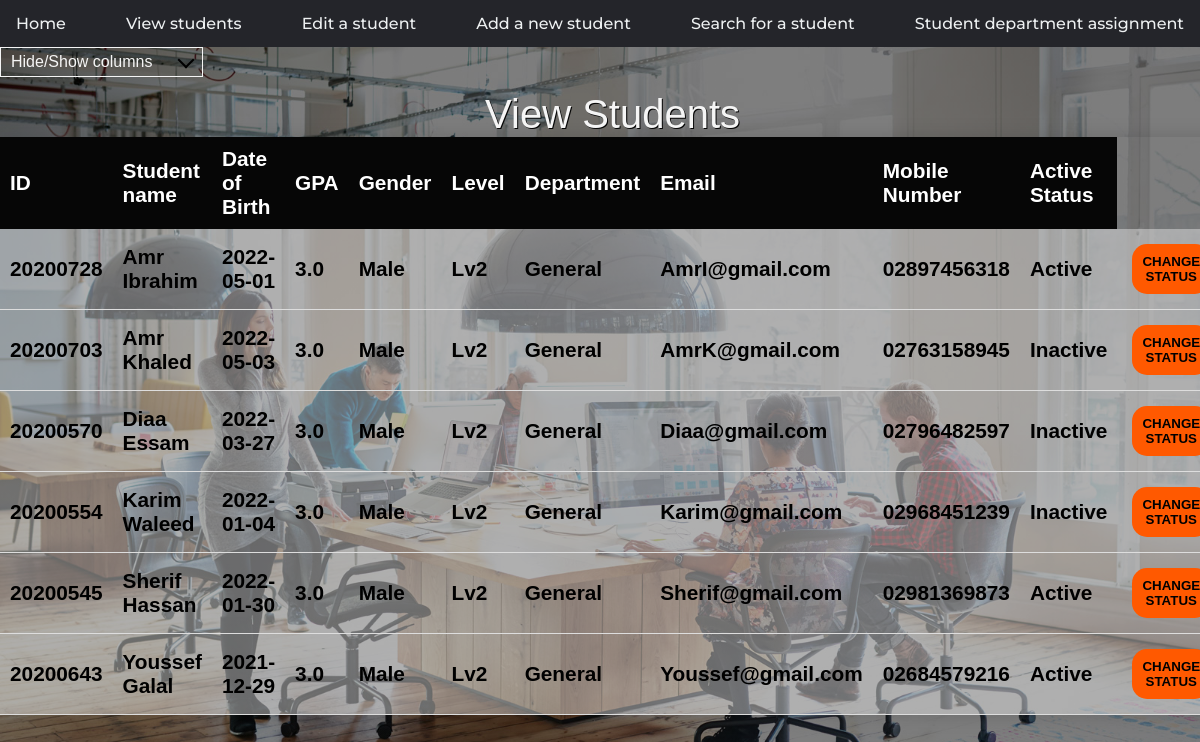
The page /view-students.html on the database as committed earlier.
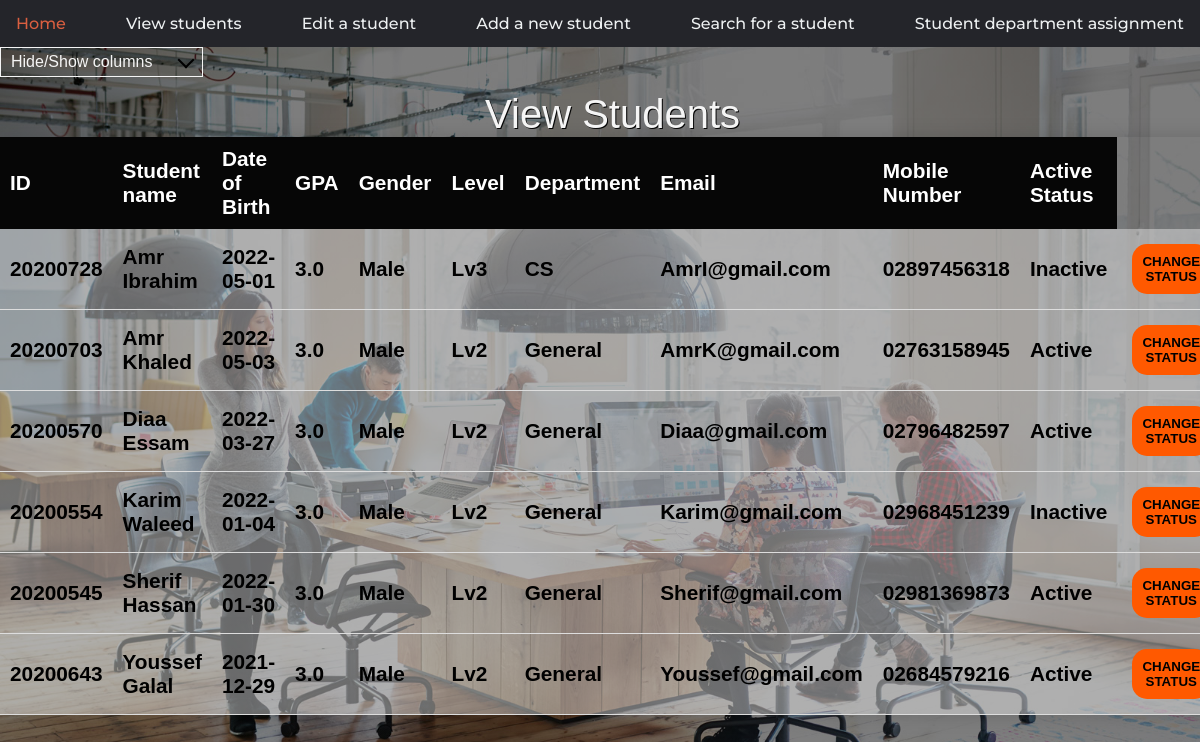
The same page on the database as committed later.
### sap/models.py (models this page shows)
class informations(models.Model):
    name = models.CharField(max_length=500, default='')
    studID = models.DecimalField(max_digits=99999999,
                                 blank=True, default=None, decimal_places=0)
    date = models.CharField(max_length=500, default='')
    gpa = models.FloatField(blank=True, null=True,
                            default=None)
    gender = models.CharField(max_length=500, default='')
    level = models.CharField(max_length=500, default='')
    department = models.CharField(max_length=500, default='')
    email = models.CharField(max_length=500, default='')
    mobile = models.CharField(max_length=500, default='')
    status = models.CharField(max_length=500, default='')

### sap/views.py (the view, shortened to what this page needs)
# urls.py: path('view-students.html', views.change_status, name='change'),
def change_status(request):
    inform = informations.objects.all()
    return render(request, 'view-students.html', {'inform': inform})

### templates/view-students.html (shortened to what this page needs)
{% load static %}
<!DOCTYPE html>
<html lang="en">
  <head>
    <link rel="stylesheet" href="{% static 'assets/CSS/styles.css'%}" />
    <link rel="stylesheet" href="{% static 'assets/CSS/view students.css'%}" />
  </head>
  <body id="view-students">
    <nav>
      <ul>
        <li>
          <a href="index.html" name="index"> Home </a>
        </li>
        <li>
          <a href="view-students.html" name="view-students"> View students </a>
        </li>
        <li>
          <a href="edit-student-data.html" name="edit-student-data"> Edit a student </a>
        </li>
        <li>
          <a href="add-student.html" name="add-student"> Add a new student </a>
        </li>
        <li>
          <a href="search-student.html" name="search-student"> Search for a student </a>
        </li>
        <li>
          <a href="student-department-assignment.html" name="student-department-assignment">
            Student department assignment
          </a>
        </li>
      </ul>
    </nav>
    <div id="filter" class="dropdown-check-list" tabindex="100">
      <span class="anchor">Hide/Show columns</span>
    </div>
    <form action="{% url 'change' %}" method="post">
    <table class="contentTable">
      <caption>
        View Students
      </caption>
      <thead>
        <tr id="row1">
          <th class="col1">ID</th>
          <th class="col2">Student name</th>
          <th class="col3">Date of Birth</th>
          <th class="col4">GPA</th>
          <th class="col5">Gender</th>
          <th class="col6">Level</th>
          <th class="col7">Department</th>
          <th class="col8">Email</th>
          <th class="col9">Mobile Number</th>
          <th class="col10">Active Status</th>
        </tr>
      </thead>
      <tbody id="content">
        {% for i in inform %}
        <tr>
          <td class="col1">{{i.studID}}</td>
          <td class="col2">{{i.name|title}}</td>
          <td class="col3">{{i.date}}</td>
          <td class="col4">{{i.gpa}}</td>
          <td class="col5">{{i.gender}}</td>
          <td class="col6">{{i.level}}</td>
          <td class="col7">{{i.department}}</td>
          <td class="col8">{{i.email}}</td>
          <td class="col9">{{i.mobile}}</td>
          <td class="col10" name="status">{{i.status}} </td>
          <td class="col11"><button type="submit" class="status" name="changeStatus" value={{i.studID}} >change status</button></td>
        </tr>
        {% endfor %}
    </form>
  </body>
</html>

Rows that differ between the two databases and show on the page:
changed informations "Amr Ibrahim": level "Lv2" → "Lv3"; department "General" → "CS"; status "Active" → "Inactive"
changed informations "Amr Khaled": status "Inactive" → "Active"
changed informations "Diaa Essam": status "Inactive" → "Active"
